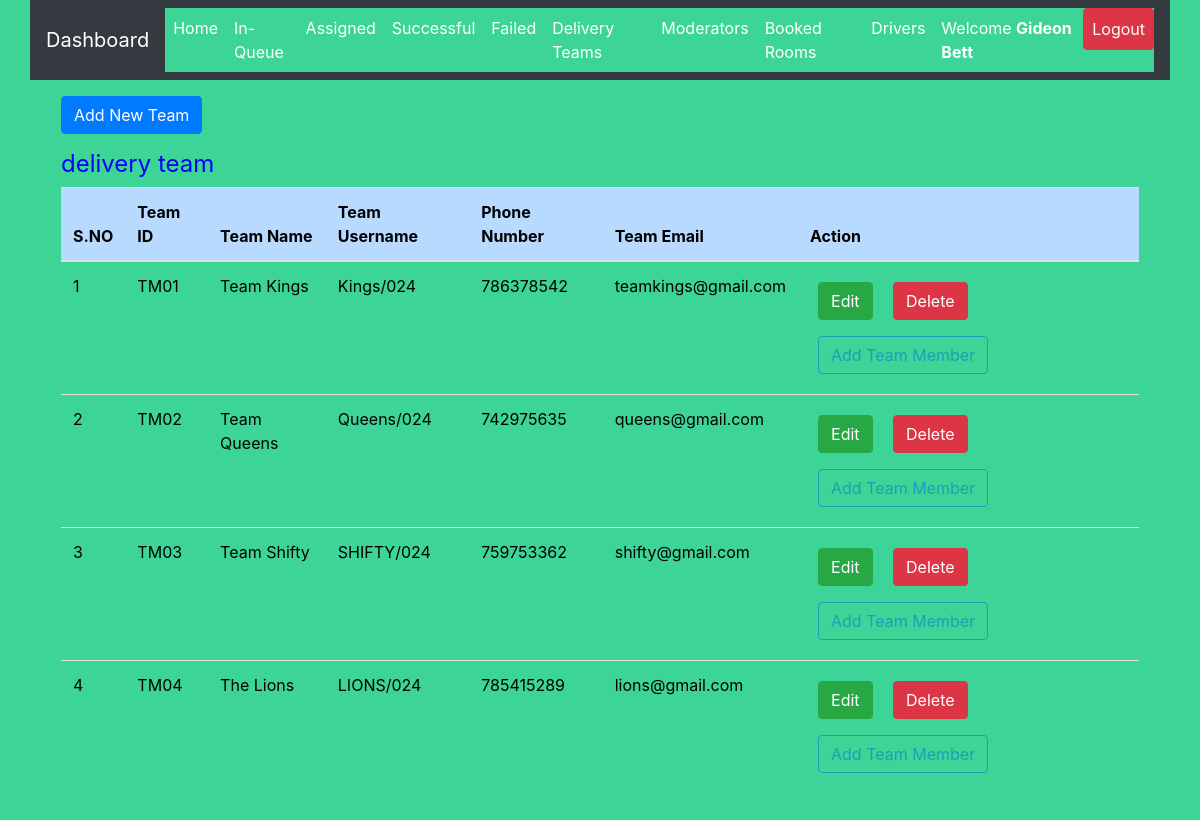
The page /admin/team.php (signed in) on the database its author committed.
### tables this page shows
CREATE TABLE `delivery_team` (
  `id` int(11) NOT NULL,
  `team_id` varchar(50) NOT NULL,
  `team_username` varchar(255) NOT NULL,
  `team_name` varchar(255) NOT NULL,
  `team_phone` int(15) NOT NULL,
  `team_email` varchar(50) NOT NULL,
  `team_password` varchar(255) NOT NULL,
  `password_reset_token` varchar(255) DEFAULT NULL,
  `registration_timestamp` datetime NOT NULL DEFAULT CURRENT_TIMESTAMP
);

### admin/team.php (the view, shortened to what this page needs)
<?php
include 'server.php';
?>
<!DOCTYPE html>
<html lang="en">
<head>
<?php include './includes/header.php'; ?>
</head>
  <body>
    <?php include './includes/navbar.php'; ?>
<div class="container-fluid">
  <div class="row m-3">
    <div class="col-md-12">
<div class="table-responsive-lg">
<div class="row">
  <div class="col-md-4">
  <button type="type" class='btn btn-primary addNewTeam'>Add New Team</button>
  </div>
  <div class="col-md-4">
  </div>
  <div class="col-md-4">
  </div>
</div>
    <table class="table" style='color:black; font-weight:normal'>
        <thead>
          <h4  class='mt-3' style='color:blue; font-weight:normal'>
          delivery team </h4>
            <tr >
              <th scope="col" class="table-primary">S.NO</th>
              <th scope="col" class="table-primary">Team ID</th>
              <th scope="col" class="table-primary">Team Name</th>
              <th scope="col" class="table-primary">Team Username</th>
              <th scope="col" class="table-primary">Phone Number</th>
              <th scope="col" class="table-primary">Team Email</th>
              <th scope="col" class="table-primary">Action</th>
            </tr>
          </thead>
          <tbody>
    <?php
    if($_SESSION['admin_id']){
        $data_fetch_query = "SELECT * FROM `delivery_team`";
        $data_result = mysqli_query($db, $data_fetch_query);
        if ($data_result->num_rows > 0){
            while($row = $data_result->fetch_assoc()) {
                $team_ID = $row['team_id'];
                $team_name = $row["team_name"];
                $team_username = $row["team_username"];
                $team_phone = $row["team_phone"];
                $team_mail = $row["team_email"];
                $team_password = $row["team_password"];
        echo "<tr> <td>" .$row["id"].  "</td>";
        echo "<td>" .$row["team_id"]."</td>";
        echo "<td>" .$row["team_name"]."</td>";
        echo "<td>" .$row["team_username"]."</td>";
        echo "<td>" .$row["team_phone"]."</td>";
        echo "<td>" .$row["team_email"]."</td>";
        echo "<td>
        <form method ='POST' action='server.php'>
        <input type='submit' value='Edit' data-password='$team_password ' data-teammail='$team_mail' data-teamphone='$team_phone' data-username='$team_username' data-tname='$team_name' data-team='$team_ID' name='edit-team-btn' class='btn btn-success team-edit-btn m-2'>
        <input type='button' id='team_delete_btn' data-deliveryteamid='$team_ID' value='Delete' name='delete-team-btn' class='btn btn-danger team_delete-btn m-2'>
        <button class='btn btn-outline-info m-2 team_member_button' data-teamid='$team_ID' >Add Team Member</button>
        </form>
        </td> </tr>";
        }
        }else{
        echo "<td>"."No Requests Found"."</td>";
        }
        } else{
            echo "<td>"."No Data Found"."</td>";
        }
?>
          </tbody>
    </table>
  </div>
  </div>
</div>
</div>
  </body>
</html>

### rows shown on the page
delivery_team: id "1", team_id "TM01", team_name "Team Kings", team_username "Kings/024", team_phone "786378542", team_email "teamkings@gmail.com"
delivery_team: id "2", team_id "TM02", team_name "Team Queens", team_username "Queens/024", team_phone "742975635", team_email "queens@gmail.com"
delivery_team: id "3", team_id "TM03", team_name "Team Shifty", team_username "SHIFTY/024", team_phone "759753362", team_email "shifty@gmail.com"
delivery_team: id "4", team_id "TM04", team_name "The Lions", team_username "LIONS/024", team_phone "785415289", team_email "lions@gmail.com"

### other values the page prints
$_SESSION['admin_firstname'] "Gideon"
$_SESSION['admin_lastname'] "Bett"
